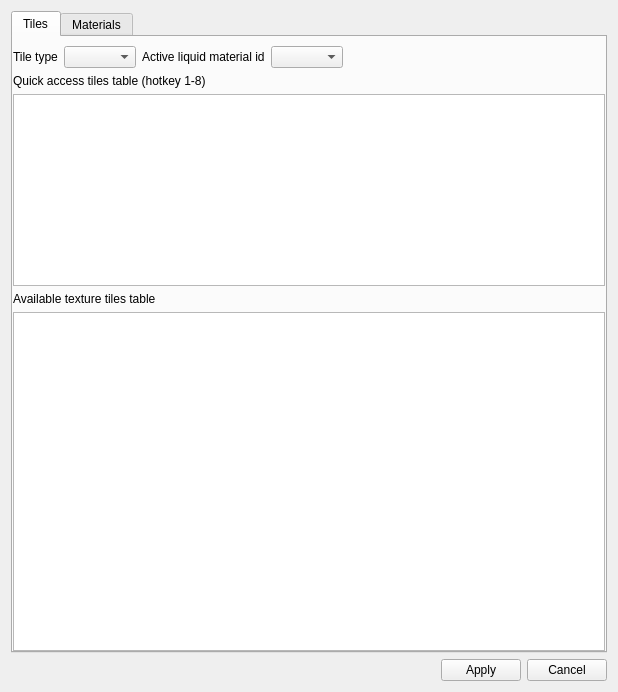
<?xml version="1.0" encoding="UTF-8"?>
<ui version="4.0">
 <class>CTileForm</class>
 <widget class="QWidget" name="CTileForm">
  <property name="geometry">
   <rect>
    <x>0</x>
    <y>0</y>
    <width>618</width>
    <height>692</height>
   </rect>
  </property>
  <property name="windowTitle">
   <string>Tiles Parameters</string>
  </property>
  <layout class="QVBoxLayout" name="verticalLayout_5">
   <item>
    <widget class="QTabWidget" name="tabWidget">
     <property name="currentIndex">
      <number>0</number>
     </property>
     <widget class="QWidget" name="tab">
      <attribute name="title">
       <string>Tiles</string>
      </attribute>
      <layout class="QVBoxLayout" name="verticalLayout_3">
       <property name="leftMargin">
        <number>0</number>
       </property>
       <property name="rightMargin">
        <number>0</number>
       </property>
       <property name="bottomMargin">
        <number>0</number>
       </property>
       <item>
        <layout class="QVBoxLayout" name="verticalLayout_2" stretch="0,0,0,0,1">
         <item>
          <layout class="QHBoxLayout" name="horizontalLayout">
           <property name="topMargin">
            <number>0</number>
           </property>
           <item>
            <widget class="QLabel" name="label">
             <property name="text">
              <string>Tile type</string>
             </property>
            </widget>
           </item>
           <item>
            <widget class="QComboBox" name="comboTileType"/>
           </item>
           <item>
            <widget class="QLabel" name="label_11">
             <property name="text">
              <string>Active liquid material id</string>
             </property>
            </widget>
           </item>
           <item>
            <widget class="QComboBox" name="comboActiveLiquidMaterial"/>
           </item>
           <item>
            <spacer name="horizontalSpacer">
             <property name="orientation">
              <enum>Qt::Horizontal</enum>
             </property>
             <property name="sizeHint" stdset="0">
              <size>
               <width>40</width>
               <height>20</height>
              </size>
             </property>
            </spacer>
           </item>
          </layout>
         </item>
         <item>
          <widget class="QLabel" name="label_2">
           <property name="text">
            <string>Quick access tiles table (hotkey 1-8)</string>
           </property>
          </widget>
         </item>
         <item>
          <widget class="QTableWidget" name="tableQuick">
           <property name="sizePolicy">
            <sizepolicy hsizetype="Expanding" vsizetype="Minimum">
             <horstretch>0</horstretch>
             <verstretch>0</verstretch>
            </sizepolicy>
           </property>
          </widget>
         </item>
         <item>
          <widget class="QLabel" name="label_15">
           <property name="text">
            <string>Available texture tiles table</string>
           </property>
          </widget>
         </item>
         <item>
          <widget class="CCustomSelectionTable" name="tableTile"/>
         </item>
        </layout>
       </item>
      </layout>
     </widget>
     <widget class="QWidget" name="tab_2">
      <attribute name="title">
       <string>Materials</string>
      </attribute>
      <layout class="QVBoxLayout" name="verticalLayout">
       <item>
        <layout class="QHBoxLayout" name="horizontalLayout_5">
         <item>
          <layout class="QVBoxLayout" name="verticalLayout_4">
           <property name="leftMargin">
            <number>0</number>
           </property>
           <property name="topMargin">
            <number>0</number>
           </property>
           <property name="rightMargin">
            <number>0</number>
           </property>
           <item>
            <widget class="QLabel" name="label_12">
             <property name="text">
              <string>Liquid material parameters</string>
             </property>
            </widget>
           </item>
           <item>
            <layout class="QFormLayout" name="formLayout">
             <item row="0" column="0">
              <widget class="QComboBox" name="comboMaterial"/>
             </item>
             <item row="0" column="1">
              <layout class="QHBoxLayout" name="horizontalLayout_4">
               <property name="topMargin">
                <number>0</number>
               </property>
               <property name="rightMargin">
                <number>0</number>
               </property>
               <item>
                <widget class="QToolButton" name="toolButtonAddMaterial">
                 <property name="text">
                  <string>+</string>
                 </property>
                </widget>
               </item>
               <item>
                <widget class="QToolButton" name="toolButtonDelMaterial">
                 <property name="text">
                  <string>-</string>
                 </property>
                </widget>
               </item>
               <item>
                <spacer name="horizontalSpacer_3">
                 <property name="orientation">
                  <enum>Qt::Horizontal</enum>
                 </property>
                 <property name="sizeHint" stdset="0">
                  <size>
                   <width>40</width>
                   <height>20</height>
                  </size>
                 </property>
                </spacer>
               </item>
              </layout>
             </item>
             <item row="1" column="0">
              <widget class="QLabel" name="label_10">
               <property name="text">
                <string>Material type</string>
               </property>
              </widget>
             </item>
             <item row="1" column="1">
              <widget class="QComboBox" name="comboMaterialType"/>
             </item>
             <item row="2" column="0">
              <widget class="QLabel" name="label_3">
               <property name="text">
                <string>RGB</string>
               </property>
              </widget>
             </item>
             <item row="3" column="0">
              <widget class="QLabel" name="label_4">
               <property name="text">
                <string>Opacity</string>
               </property>
              </widget>
             </item>
             <item row="4" column="0">
              <widget class="QLabel" name="label_5">
               <property name="text">
                <string>Illumination</string>
               </property>
              </widget>
             </item>
             <item row="5" column="0">
              <widget class="QLabel" name="label_6">
               <property name="text">
                <string>Wind multiplier</string>
               </property>
              </widget>
             </item>
             <item row="6" column="0">
              <widget class="QLabel" name="label_7">
               <property name="text">
                <string>Warp speed</string>
               </property>
              </widget>
             </item>
             <item row="3" column="1">
              <widget class="QSlider" name="sliderOpacity">
               <property name="maximum">
                <number>100</number>
               </property>
               <property name="orientation">
                <enum>Qt::Horizontal</enum>
               </property>
              </widget>
             </item>
             <item row="4" column="1">
              <widget class="QSlider" name="sliderIllumination">
               <property name="orientation">
                <enum>Qt::Horizontal</enum>
               </property>
              </widget>
             </item>
             <item row="5" column="1">
              <widget class="QSlider" name="sliderWaveMultiplier">
               <property name="orientation">
                <enum>Qt::Horizontal</enum>
               </property>
              </widget>
             </item>
             <item row="6" column="1">
              <widget class="QSlider" name="sliderWarpSpeed">
               <property name="orientation">
                <enum>Qt::Horizontal</enum>
               </property>
              </widget>
             </item>
            </layout>
           </item>
           <item>
            <widget class="QLabel" name="label_14">
             <property name="text">
              <string>================</string>
             </property>
            </widget>
           </item>
           <item>
            <widget class="QLabel" name="label_13">
             <property name="text">
              <string>Animated tile parameters</string>
             </property>
            </widget>
           </item>
           <item>
            <layout class="QFormLayout" name="formLayout_2">
             <property name="topMargin">
              <number>0</number>
             </property>
             <item row="0" column="0">
              <widget class="QComboBox" name="comboAnimTile"/>
             </item>
             <item row="0" column="1">
              <layout class="QHBoxLayout" name="horizontalLayout_3">
               <property name="topMargin">
                <number>0</number>
               </property>
               <property name="rightMargin">
                <number>0</number>
               </property>
               <item>
                <widget class="QToolButton" name="toolButtonAddAnimTile">
                 <property name="minimumSize">
                  <size>
                   <width>22</width>
                   <height>22</height>
                  </size>
                 </property>
                 <property name="text">
                  <string>+</string>
                 </property>
                </widget>
               </item>
               <item>
                <widget class="QToolButton" name="toolButtonDelAnimTile">
                 <property name="minimumSize">
                  <size>
                   <width>22</width>
                   <height>22</height>
                  </size>
                 </property>
                 <property name="text">
                  <string>-</string>
                 </property>
                </widget>
               </item>
               <item>
                <widget class="QToolButton" name="buttonOnAnimTileShow">
                 <property name="minimumSize">
                  <size>
                   <width>22</width>
                   <height>22</height>
                  </size>
                 </property>
                 <property name="text">
                  <string>-&gt;</string>
                 </property>
                </widget>
               </item>
               <item>
                <spacer name="horizontalSpacer_4">
                 <property name="orientation">
                  <enum>Qt::Horizontal</enum>
                 </property>
                 <property name="sizeHint" stdset="0">
                  <size>
                   <width>40</width>
                   <height>20</height>
                  </size>
                 </property>
                </spacer>
               </item>
              </layout>
             </item>
             <item row="1" column="0">
              <widget class="QLabel" name="label_8">
               <property name="text">
                <string>Start tile index</string>
               </property>
              </widget>
             </item>
             <item row="2" column="0">
              <widget class="QLabel" name="label_9">
               <property name="text">
                <string>Phase number</string>
               </property>
              </widget>
             </item>
            </layout>
           </item>
          </layout>
         </item>
         <item>
          <spacer name="horizontalSpacer_5">
           <property name="orientation">
            <enum>Qt::Horizontal</enum>
           </property>
           <property name="sizeHint" stdset="0">
            <size>
             <width>40</width>
             <height>20</height>
            </size>
           </property>
          </spacer>
         </item>
        </layout>
       </item>
       <item>
        <spacer name="verticalSpacer">
         <property name="orientation">
          <enum>Qt::Vertical</enum>
         </property>
         <property name="sizeHint" stdset="0">
          <size>
           <width>20</width>
           <height>40</height>
          </size>
         </property>
        </spacer>
       </item>
      </layout>
     </widget>
    </widget>
   </item>
   <item>
    <layout class="QHBoxLayout" name="horizontalLayout_6">
     <property name="topMargin">
      <number>0</number>
     </property>
     <item>
      <spacer name="horizontalSpacer_6">
       <property name="orientation">
        <enum>Qt::Horizontal</enum>
       </property>
       <property name="sizeHint" stdset="0">
        <size>
         <width>40</width>
         <height>20</height>
        </size>
       </property>
      </spacer>
     </item>
     <item>
      <widget class="QPushButton" name="buttonApply">
       <property name="text">
        <string>Apply</string>
       </property>
      </widget>
     </item>
     <item>
      <widget class="QPushButton" name="buttonCancel">
       <property name="text">
        <string>Cancel</string>
       </property>
      </widget>
     </item>
    </layout>
   </item>
  </layout>
 </widget>
 <customwidgets>
  <customwidget>
   <class>CCustomSelectionTable</class>
   <extends>QTableWidget</extends>
   <header>tile_form.h</header>
  </customwidget>
 </customwidgets>
 <resources/>
 <connections/>
</ui>
